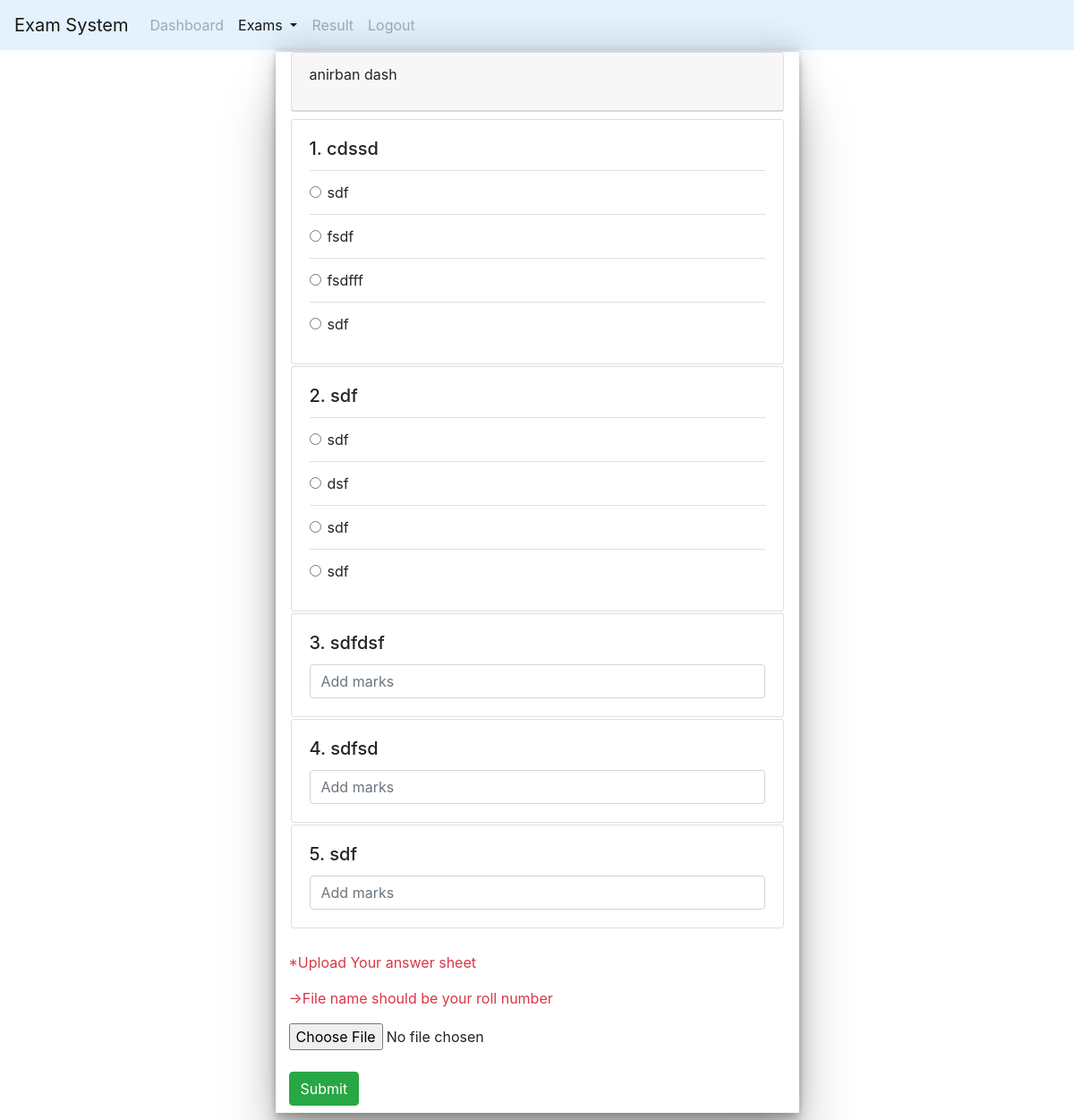
Screenshot of /exam.php?id=1 (signed in) with the database file from the repository.
### tables this page shows
CREATE TABLE `question` (
  `q_id` int(11) NOT NULL,
  `question` varchar(255) DEFAULT NULL,
  `type` varchar(255) DEFAULT NULL,
  `e_id` int(11) DEFAULT NULL
);

CREATE TABLE `options` (
  `op_id` int(11) NOT NULL,
  `answer` varchar(255) DEFAULT NULL,
  `q_id` int(11) DEFAULT NULL,
  `op_no` int(11) DEFAULT NULL
);

### exam.php (the view, shortened to what this page needs)
<?php
require("conn.php");
$id=$_GET['id'];
$fac_list="SELECT * from question where e_id='$id'";
$fac_res=mysqli_query($con,$fac_list) or die(mysqli_error($con));
?>
<!DOCTYPE html>
<html>
<head>
	<link rel="stylesheet" href="https://cdn.jsdelivr.net/npm/bootstrap@4.0.0/dist/css/bootstrap.min.css">
</head>
<body>
<nav class="navbar navbar-expand-lg navbar-light" style="background-color: #e3f2fd;">
  <a class="navbar-brand" href="#">Exam System</a>
  <div class="collapse navbar-collapse" id="navbarNav">
    <ul class="navbar-nav">
      <li class="nav-item">
        <a class="nav-link disabled" href="student_panel.php">Dashboard</a>
      </li>
      <li class="nav-item dropdown active">
        <a class="nav-link dropdown-toggle" href="#" id="navbarDropdown" role="button" data-toggle="dropdown" aria-haspopup="true" aria-expanded="false">
          Exams
        </a>
      </li>
      <li class="nav-item">
        <a class="nav-link disabled" href="studentResult.php">Result</a>
      </li>
      <li class="nav-item ">
        <a class="nav-link disabled" href="logout.php">Logout</a>
      </li>
    </ul>
  </div>
</nav>
<div class="container-fluid">
    <div class="container col-md-6">
    <div class="card">
  <div class="card-header d-flex justify-content-between">
    <p><?php echo $_SESSION['name'] ?></p>
  </div>
</div>
        <form action="ans_submit.php" method="post" class="mt-2 mb-2" enctype="multipart/form-data">
          <?php
          $i=1;
          while($row=mysqli_fetch_array($fac_res)){
            if($row['type']=='mcq'){
              $q_id=$row['q_id'];
              $op_list="SELECT * from options where q_id='$q_id' ORDER BY op_no";
              $op_res=mysqli_query($con,$op_list) or die(mysqli_error($con));
              ?>
<div class="card">
  <div class="card-body">
    <h5 class="card-title"><?php echo $i.'. '.$row['question'];?></h5>
    <ul class="list-group list-group-flush">
      <?php while($options=mysqli_fetch_array($op_res)){ ?>
    <li class="list-group-item"><input class="form-check-input" type="radio" value="<?php echo $options['answer'];?>" name="<?php echo $row['q_id'];?>"><?php echo $options['answer'];?></li>
    <?php }
    echo '</div>
    </div>';
    }else if($row['type']=='saq'){?>
   <div class="card">
  <div class="card-body">
    <h5 class="card-title"><?php echo $i.'. '.$row['question'];?></h5>
    <input type="text" name="<?php echo $row['q_id'];?>" class="form-control" placeholder="Add marks">
  </div>
    </div>
    <?php }
    $i++;
          }
    ?>
    <br>
    <p class="text-danger">*Upload Your answer sheet</p>
    <p class="text-danger">->File name should be your roll number</p>
    <input type="file" name="file" accept=".pdf" required /> <br><br>
<button type="submit" class="btn btn-success mb-2">Submit</button>
</div>
    </div>
</body>
</html>

### exam.php (style rules this page uses)
.card { margin:2px; }
.container { box-shadow: rgba(0, 0, 0, 0.25) 0px 54px 55px, rgba(0, 0, 0, 0.12) 0px -12px 30px, rgba(0, 0, 0, 0.12) 0px 4px 6px, rgba(0, 0, 0, 0.17) 0px 12px 13px, rgba(0, 0, 0, 0.09) 0px -3px 5px; }

### rows the page displays
question: question "cdssd"
options: answer "sdf"
options: answer "fsdf"
options: answer "fsdfff"
options: answer "sdf"
question: question "sdf"
options: answer "sdf"
options: answer "dsf"
options: answer "sdf"
options: answer "sdf"
question: question "sdfdsf"
question: question "sdfsd"
question: question "sdf"

### other values shown
$_SESSION['name'] "anirban dash"
